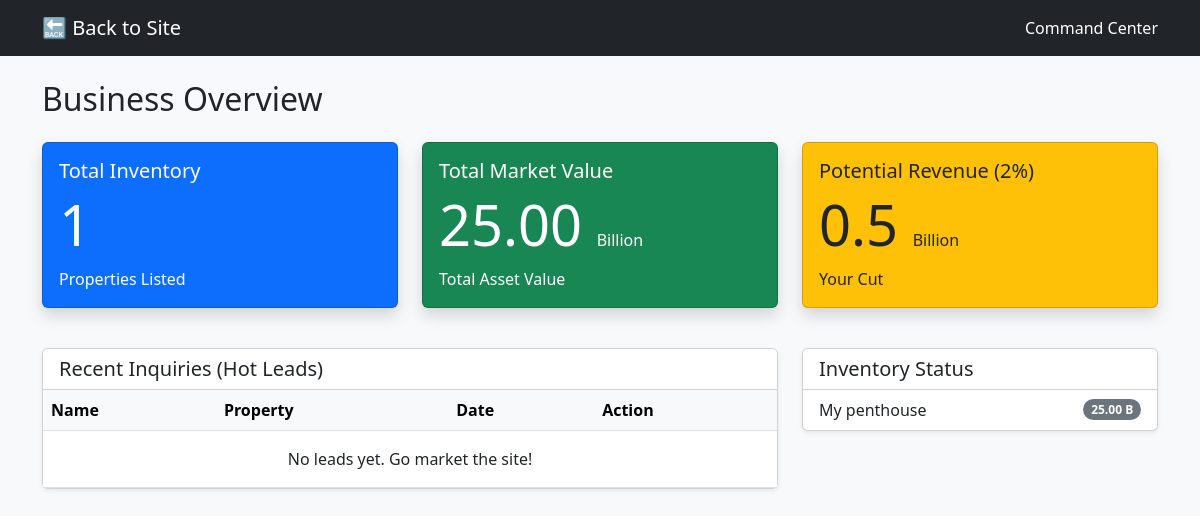
Before: /dashboard/ (signed in) with the older database file.
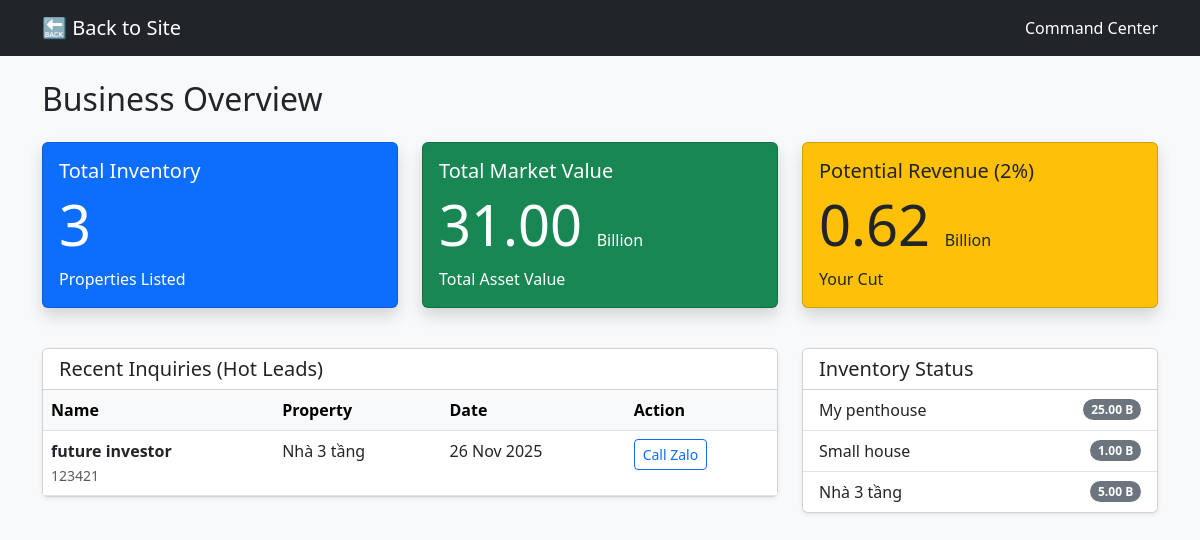
After: the same page with the newer database file.
### listings/models.py (models this page shows, shortened)
class Property(models.Model):
    title = models.CharField(max_length=200)
    price_in_billions = models.DecimalField(max_digits=10, decimal_places=2)
    location_district = models.CharField(max_length=100) # e.g., "District 1", "Thao Dien"
    area_sqm = models.IntegerField()
    alley_width_meters = models.FloatField(help_text="Width of the ngo/hem in front of house")
    is_legal_clear = models.BooleanField(default=False, help_text="Is the Red Book (So Do) ready?")
    ai_description = models.TextField(blank=True, null=True, help_text="Generated by OpenAI")
    main_photo = models.ImageField(upload_to='properties/', blank=True, null=True)

class Inquiry(models.Model):
    listing = models.ForeignKey(Property, on_delete=models.CASCADE) # Links the lead to the specific house
    name = models.CharField(max_length=200)
    phone = models.CharField(max_length=20) # Essential for Vietnam market (Zalo)
    message = models.TextField(blank=True)
    contact_date = models.DateTimeField(auto_now_add=True)

### listings/views.py (the view)
# urls.py: path('dashboard/', views.dashboard, name='dashboard'),
@login_required(login_url='/admin/') # Only logged-in users (YOU) can see this
def dashboard(request):
    properties = Property.objects.all()
    inquiries = Inquiry.objects.order_by('-contact_date') # Newest leads first
    total_inventory_value = properties.aggregate(Sum('price_in_billions'))['price_in_billions__sum'] or 0
    potential_commission = float(total_inventory_value) * 0.02
    context = {
        'properties': properties,
        'inquiries': inquiries,
        'total_houses': properties.count(),
        'total_leads': inquiries.count(),
        'inventory_value': round(total_inventory_value, 2),
        'potential_commission': round(potential_commission, 2),
    }
    return render(request, 'listings/dashboard.html', context)

### listings/templates/listings/dashboard.html (shortened to what the changed rows need)
<!DOCTYPE html>
<html>
<head>
    <link href="https://cdn.jsdelivr.net/npm/bootstrap@5.3.0/dist/css/bootstrap.min.css" rel="stylesheet">
</head>
<body class="bg-light">
    <div class="container">
        <h2 class="mb-4">Business Overview</h2>
        <div class="row mb-4">
            <div class="col-md-4">
                <div class="card text-white bg-primary mb-3 shadow">
                    <div class="card-body">
                        <h5 class="card-title">Total Inventory</h5>
                        <h2 class="display-4">{{ total_houses }}</h2>
                        <p class="card-text">Properties Listed</p>
                    </div>
                </div>
            </div>
            <div class="col-md-4">
                <div class="card text-white bg-success mb-3 shadow">
                    <div class="card-body">
                        <h5 class="card-title">Total Market Value</h5>
                        <h2 class="display-4">{{ inventory_value }} <small class="fs-6">Billion</small></h2>
                        <p class="card-text">Total Asset Value</p>
                    </div>
                </div>
            </div>
            <div class="col-md-4">
                <div class="card text-white bg-warning mb-3 shadow">
                    <div class="card-body">
                        <h5 class="card-title text-dark">Potential Revenue (2%)</h5>
                        <h2 class="display-4 text-dark">{{ potential_commission }} <small class="fs-6">Billion</small></h2>
                        <p class="card-text text-dark">Your Cut</p>
                    </div>
                </div>
            </div>
        </div>
        <div class="row">
            <div class="col-md-8">
                <div class="card shadow-sm">
                    <table class="table table-hover mb-0">
                        <thead class="table-light">
                            <tr>
                                <th>Name</th>
                                <th>Property</th>
                                <th>Date</th>
                                <th>Action</th>
                            </tr>
                        </thead>
                        <tbody>
                            {% for lead in inquiries %}
                            <tr>
                                <td>
                                    <strong>{{ lead.name }}</strong><br>
                                    <small class="text-muted">{{ lead.phone }}</small>
                                </td>
                                <td>{{ lead.listing.title }}</td>
                                <td>{{ lead.contact_date|date:"d M Y" }}</td>
                                <td>
                                    <a href="#" class="btn btn-sm btn-outline-primary">Call Zalo</a>
                                </td>
                            </tr>
                            {% empty %}
                            <tr>
                                <td colspan="4" class="text-center py-3">No leads yet. Go market the site!</td>
                            </tr>
                            {% endfor %}
                        </tbody>
                    </table>
                </div>
            </div>
            <div class="col-md-4">
                <div class="card shadow-sm">
                    <ul class="list-group list-group-flush">
                        {% for prop in properties %}
                        <li class="list-group-item d-flex justify-content-between align-items-center">
                            {{ prop.title }}
                            <span class="badge bg-secondary rounded-pill">{{ prop.price_in_billions }} B</span>
                        </li>
                        {% endfor %}
                    </ul>
                </div>
            </div>
        </div>
    </div>
</body>
</html>

Changed rows visible on the page:
added Inquiry: name "future investor", phone "123421", listing "Nhà 3 tầng", contact_date "26 Nov 2025"
added Property: title "Small house", price_in_billions "1.00"
added Property: title "Nhà 3 tầng", price_in_billions "5.00"
Other visible differences:
{{ total_houses }}: "1" → "3"
{{ inventory_value }}: "25.00" → "31.00"
{{ potential_commission }}: "0.5" → "0.62"
text no longer shown: "No leads yet. Go market the site!"
